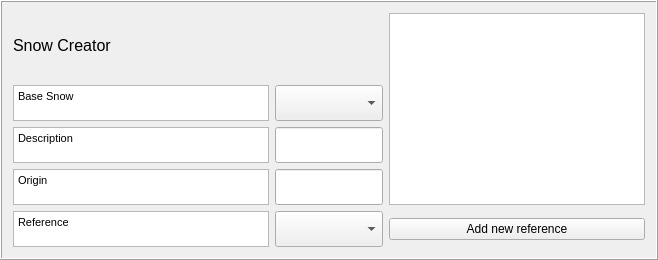
    <widget class="QFrame" name="frame1">
     <property name="sizePolicy">
      <sizepolicy hsizetype="Preferred" vsizetype="Preferred">
       <horstretch>0</horstretch>
       <verstretch>0</verstretch>
      </sizepolicy>
     </property>
     <property name="maximumSize">
      <size>
       <width>5000</width>
       <height>16777215</height>
      </size>
     </property>
     <property name="frameShape">
      <enum>QFrame::Box</enum>
     </property>
     <property name="frameShadow">
      <enum>QFrame::Raised</enum>
     </property>
     <layout class="QGridLayout" name="gridLayout_2">
      <item row="0" column="0">
       <widget class="QLabel" name="label_46">
        <property name="text">
         <string>&lt;!DOCTYPE HTML PUBLIC &quot;-//W3C//DTD HTML 4.0//EN&quot; &quot;http://www.w3.org/TR/REC-html40/strict.dtd&quot;&gt;
&lt;html&gt;&lt;head&gt;&lt;meta name=&quot;qrichtext&quot; content=&quot;1&quot; /&gt;&lt;style type=&quot;text/css&quot;&gt;
p, li { white-space: pre-wrap; }
&lt;/style&gt;&lt;/head&gt;&lt;body style=&quot; font-family:'MS Shell Dlg 2'; font-size:8pt; font-weight:400; font-style:normal;&quot;&gt;
&lt;p style=&quot; margin-top:0px; margin-bottom:0px; margin-left:0px; margin-right:0px; -qt-block-indent:0; text-indent:0px;&quot;&gt;&lt;span style=&quot; font-size:12pt;&quot;&gt;Snow Creator&lt;/span&gt;&lt;/p&gt;&lt;/body&gt;&lt;/html&gt;</string>
        </property>
       </widget>
      </item>
      <item row="4" column="2">
       <widget class="QPushButton" name="pushButtonToRefManager">
        <property name="text">
         <string>Add new reference</string>
        </property>
       </widget>
      </item>
      <item row="4" column="1">
       <widget class="QComboBox" name="comboBoxRef">
        <property name="sizePolicy">
         <sizepolicy hsizetype="Preferred" vsizetype="Preferred">
          <horstretch>0</horstretch>
          <verstretch>0</verstretch>
         </sizepolicy>
        </property>
        <property name="minimumSize">
         <size>
          <width>0</width>
          <height>36</height>
         </size>
        </property>
        <property name="maximumSize">
         <size>
          <width>500</width>
          <height>36</height>
         </size>
        </property>
        <item>
         <property name="text">
          <string/>
         </property>
        </item>
       </widget>
      </item>
      <item row="1" column="1">
       <widget class="QComboBox" name="comboBoxBase">
        <property name="enabled">
         <bool>true</bool>
        </property>
        <property name="sizePolicy">
         <sizepolicy hsizetype="Preferred" vsizetype="Preferred">
          <horstretch>0</horstretch>
          <verstretch>0</verstretch>
         </sizepolicy>
        </property>
        <property name="maximumSize">
         <size>
          <width>16777215</width>
          <height>36</height>
         </size>
        </property>
        <property name="currentIndex">
         <number>-1</number>
        </property>
       </widget>
      </item>
      <item row="2" column="1">
       <widget class="QgsFilterLineEdit" name="textEditDesc">
        <property name="sizePolicy">
         <sizepolicy hsizetype="Preferred" vsizetype="Preferred">
          <horstretch>0</horstretch>
          <verstretch>0</verstretch>
         </sizepolicy>
        </property>
        <property name="maximumSize">
         <size>
          <width>16777215</width>
          <height>36</height>
         </size>
        </property>
        <property name="inputMethodHints">
         <set>Qt::ImhNone</set>
        </property>
        <property name="qgisRelation" stdset="0">
         <string notr="true"/>
        </property>
       </widget>
      </item>
      <item row="1" column="0">
       <widget class="QTextBrowser" name="textBrowserBaseAnEm">
        <property name="sizePolicy">
         <sizepolicy hsizetype="Preferred" vsizetype="Preferred">
          <horstretch>0</horstretch>
          <verstretch>0</verstretch>
         </sizepolicy>
        </property>
        <property name="maximumSize">
         <size>
          <width>500</width>
          <height>36</height>
         </size>
        </property>
        <property name="html">
         <string>&lt;!DOCTYPE HTML PUBLIC &quot;-//W3C//DTD HTML 4.0//EN&quot; &quot;http://www.w3.org/TR/REC-html40/strict.dtd&quot;&gt;
&lt;html&gt;&lt;head&gt;&lt;meta name=&quot;qrichtext&quot; content=&quot;1&quot; /&gt;&lt;style type=&quot;text/css&quot;&gt;
p, li { white-space: pre-wrap; }
&lt;/style&gt;&lt;/head&gt;&lt;body style=&quot; font-family:'MS Shell Dlg 2'; font-size:8.25pt; font-weight:400; font-style:normal;&quot;&gt;
&lt;p style=&quot; margin-top:0px; margin-bottom:0px; margin-left:0px; margin-right:0px; -qt-block-indent:0; text-indent:0px;&quot;&gt;&lt;span style=&quot; font-size:8pt;&quot;&gt;Base Snow&lt;/span&gt;&lt;/p&gt;&lt;/body&gt;&lt;/html&gt;</string>
        </property>
       </widget>
      </item>
      <item row="3" column="0">
       <widget class="QTextBrowser" name="textBrowserOrig">
        <property name="sizePolicy">
         <sizepolicy hsizetype="Preferred" vsizetype="Preferred">
          <horstretch>0</horstretch>
          <verstretch>0</verstretch>
         </sizepolicy>
        </property>
        <property name="maximumSize">
         <size>
          <width>500</width>
          <height>36</height>
         </size>
        </property>
        <property name="html">
         <string>&lt;!DOCTYPE HTML PUBLIC &quot;-//W3C//DTD HTML 4.0//EN&quot; &quot;http://www.w3.org/TR/REC-html40/strict.dtd&quot;&gt;
&lt;html&gt;&lt;head&gt;&lt;meta name=&quot;qrichtext&quot; content=&quot;1&quot; /&gt;&lt;style type=&quot;text/css&quot;&gt;
p, li { white-space: pre-wrap; }
&lt;/style&gt;&lt;/head&gt;&lt;body style=&quot; font-family:'MS Shell Dlg 2'; font-size:8.25pt; font-weight:400; font-style:normal;&quot;&gt;
&lt;p style=&quot; margin-top:0px; margin-bottom:0px; margin-left:0px; margin-right:0px; -qt-block-indent:0; text-indent:0px;&quot;&gt;&lt;span style=&quot; font-size:8pt;&quot;&gt;Origin&lt;/span&gt;&lt;/p&gt;&lt;/body&gt;&lt;/html&gt;</string>
        </property>
       </widget>
      </item>
      <item row="3" column="1">
       <widget class="QgsFilterLineEdit" name="textEditOrig">
        <property name="sizePolicy">
         <sizepolicy hsizetype="Preferred" vsizetype="Preferred">
          <horstretch>0</horstretch>
          <verstretch>0</verstretch>
         </sizepolicy>
        </property>
        <property name="maximumSize">
         <size>
          <width>16777215</width>
          <height>36</height>
         </size>
        </property>
        <property name="qgisRelation" stdset="0">
         <string notr="true"/>
        </property>
       </widget>
      </item>
      <item row="4" column="0">
       <widget class="QTextBrowser" name="textBrowserOrig_2">
        <property name="sizePolicy">
         <sizepolicy hsizetype="Preferred" vsizetype="Preferred">
          <horstretch>0</horstretch>
          <verstretch>0</verstretch>
         </sizepolicy>
        </property>
        <property name="maximumSize">
         <size>
          <width>500</width>
          <height>36</height>
         </size>
        </property>
        <property name="html">
         <string>&lt;!DOCTYPE HTML PUBLIC &quot;-//W3C//DTD HTML 4.0//EN&quot; &quot;http://www.w3.org/TR/REC-html40/strict.dtd&quot;&gt;
&lt;html&gt;&lt;head&gt;&lt;meta name=&quot;qrichtext&quot; content=&quot;1&quot; /&gt;&lt;style type=&quot;text/css&quot;&gt;
p, li { white-space: pre-wrap; }
&lt;/style&gt;&lt;/head&gt;&lt;body style=&quot; font-family:'MS Shell Dlg 2'; font-size:8.25pt; font-weight:400; font-style:normal;&quot;&gt;
&lt;p style=&quot; margin-top:0px; margin-bottom:0px; margin-left:0px; margin-right:0px; -qt-block-indent:0; text-indent:0px;&quot;&gt;&lt;span style=&quot; font-size:8pt;&quot;&gt;Reference&lt;/span&gt;&lt;/p&gt;&lt;/body&gt;&lt;/html&gt;</string>
        </property>
       </widget>
      </item>
      <item row="0" column="2" rowspan="4">
       <widget class="QTextBrowser" name="textBrowserRef">
        <property name="sizePolicy">
         <sizepolicy hsizetype="Preferred" vsizetype="Expanding">
          <horstretch>0</horstretch>
          <verstretch>0</verstretch>
         </sizepolicy>
        </property>
        <property name="maximumSize">
         <size>
          <width>500</width>
          <height>500</height>
         </size>
        </property>
       </widget>
      </item>
      <item row="2" column="0">
       <widget class="QTextBrowser" name="textBrowserDesc">
        <property name="sizePolicy">
         <sizepolicy hsizetype="Preferred" vsizetype="Preferred">
          <horstretch>0</horstretch>
          <verstretch>0</verstretch>
         </sizepolicy>
        </property>
        <property name="maximumSize">
         <size>
          <width>500</width>
          <height>36</height>
         </size>
        </property>
        <property name="html">
         <string>&lt;!DOCTYPE HTML PUBLIC &quot;-//W3C//DTD HTML 4.0//EN&quot; &quot;http://www.w3.org/TR/REC-html40/strict.dtd&quot;&gt;
&lt;html&gt;&lt;head&gt;&lt;meta name=&quot;qrichtext&quot; content=&quot;1&quot; /&gt;&lt;style type=&quot;text/css&quot;&gt;
p, li { white-space: pre-wrap; }
&lt;/style&gt;&lt;/head&gt;&lt;body style=&quot; font-family:'MS Shell Dlg 2'; font-size:8.25pt; font-weight:400; font-style:normal;&quot;&gt;
&lt;p style=&quot; margin-top:0px; margin-bottom:0px; margin-left:0px; margin-right:0px; -qt-block-indent:0; text-indent:0px;&quot;&gt;&lt;span style=&quot; font-size:8pt;&quot;&gt;Description&lt;/span&gt;&lt;/p&gt;&lt;/body&gt;&lt;/html&gt;</string>
        </property>
       </widget>
      </item>
     </layout>
    </widget>
